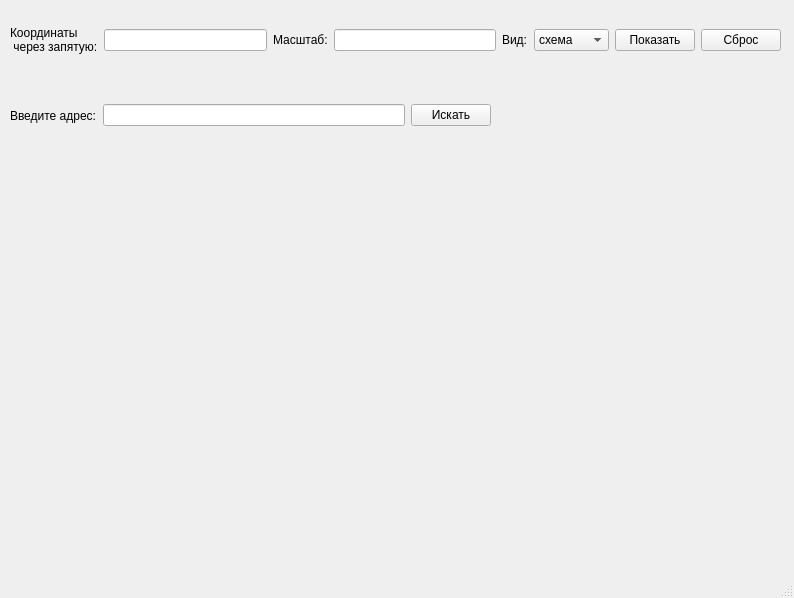
<?xml version="1.0" encoding="UTF-8"?>
<ui version="4.0">
 <class>MainWindow</class>
 <widget class="QMainWindow" name="MainWindow">
  <property name="geometry">
   <rect>
    <x>0</x>
    <y>0</y>
    <width>794</width>
    <height>598</height>
   </rect>
  </property>
  <property name="windowTitle">
   <string>MainWindow</string>
  </property>
  <widget class="QWidget" name="centralwidget">
   <widget class="QWidget" name="horizontalLayoutWidget">
    <property name="geometry">
     <rect>
      <x>10</x>
      <y>0</y>
      <width>771</width>
      <height>80</height>
     </rect>
    </property>
    <layout class="QHBoxLayout" name="horizontalLayout">
     <item>
      <widget class="QLabel" name="label">
       <property name="text">
        <string>Координаты
 через запятую:</string>
       </property>
      </widget>
     </item>
     <item>
      <widget class="QLineEdit" name="lineEdit"/>
     </item>
     <item>
      <widget class="QLabel" name="label_2">
       <property name="text">
        <string>Масштаб:</string>
       </property>
      </widget>
     </item>
     <item>
      <widget class="QLineEdit" name="lineEdit_2"/>
     </item>
     <item>
      <widget class="QLabel" name="label_4">
       <property name="text">
        <string>Вид:</string>
       </property>
      </widget>
     </item>
     <item>
      <widget class="QComboBox" name="comboBox">
       <item>
        <property name="text">
         <string>схема</string>
        </property>
       </item>
       <item>
        <property name="text">
         <string>спутник</string>
        </property>
       </item>
       <item>
        <property name="text">
         <string>гибрид</string>
        </property>
       </item>
      </widget>
     </item>
     <item>
      <widget class="QPushButton" name="pushButton">
       <property name="text">
        <string>Показать</string>
       </property>
      </widget>
     </item>
     <item>
      <widget class="QPushButton" name="pushButton_3">
       <property name="text">
        <string>Сброс</string>
       </property>
      </widget>
     </item>
    </layout>
   </widget>
   <widget class="QLabel" name="label_3">
    <property name="geometry">
     <rect>
      <x>20</x>
      <y>160</y>
      <width>751</width>
      <height>381</height>
     </rect>
    </property>
    <property name="text">
     <string/>
    </property>
   </widget>
   <widget class="QWidget" name="horizontalLayoutWidget_2">
    <property name="geometry">
     <rect>
      <x>10</x>
      <y>80</y>
      <width>481</width>
      <height>71</height>
     </rect>
    </property>
    <layout class="QHBoxLayout" name="horizontalLayout_2">
     <item>
      <widget class="QLabel" name="label_5">
       <property name="text">
        <string>Введите адрес:</string>
       </property>
      </widget>
     </item>
     <item>
      <widget class="QLineEdit" name="lineEdit_3"/>
     </item>
     <item>
      <widget class="QPushButton" name="pushButton_2">
       <property name="text">
        <string>Искать</string>
       </property>
      </widget>
     </item>
    </layout>
   </widget>
  </widget>
  <widget class="QMenuBar" name="menubar">
   <property name="geometry">
    <rect>
     <x>0</x>
     <y>0</y>
     <width>794</width>
     <height>22</height>
    </rect>
   </property>
  </widget>
  <widget class="QStatusBar" name="statusbar"/>
 </widget>
 <resources/>
 <connections/>
</ui>
